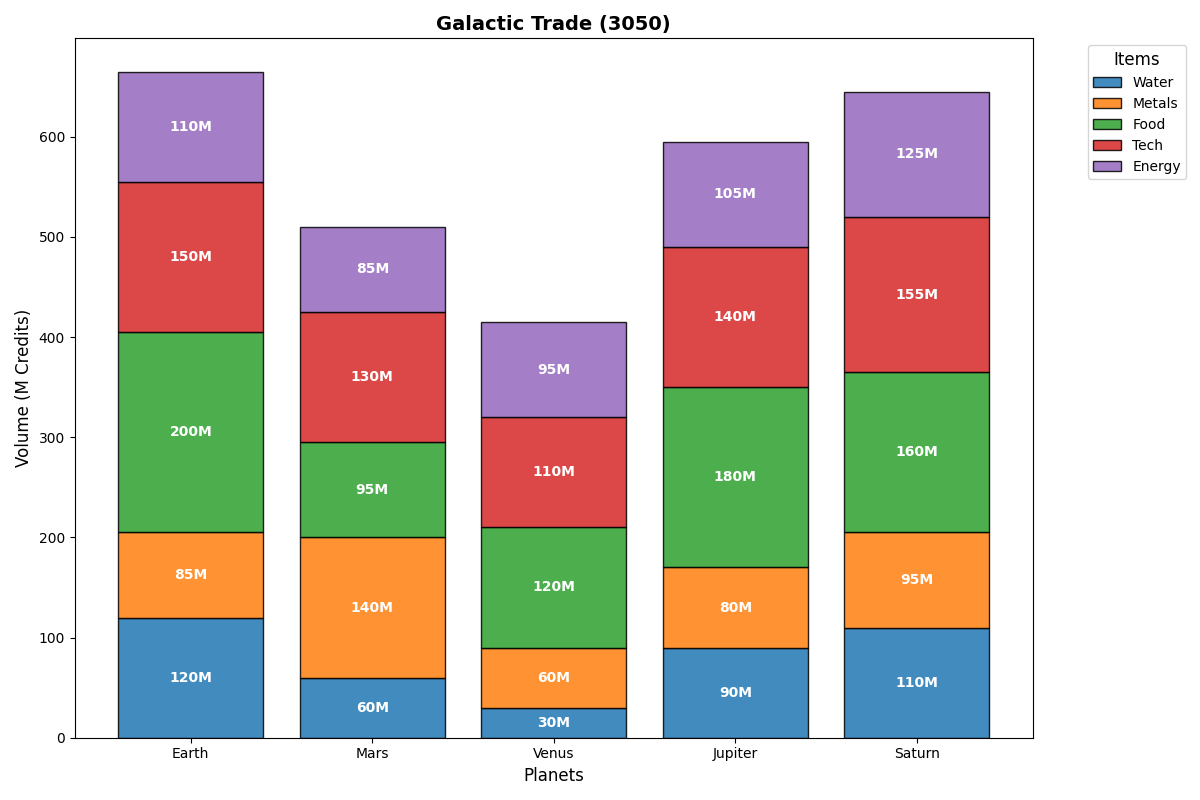

Reproduce this figure in Python.
import matplotlib.pyplot as plt
import numpy as np

# Data for the plot
planets = ['Earth', 'Mars', 'Venus', 'Jupiter', 'Saturn']
commodities = ['Water', 'Metals', 'Food', 'Tech', 'Energy']

# Trade volumes in million galactic credits
trade_volumes = {
    'Water': [120, 60, 30, 90, 110],
    'Metals': [85, 140, 60, 80, 95],
    'Food': [200, 95, 120, 180, 160],
    'Tech': [150, 130, 110, 140, 155],
    'Energy': [110, 85, 95, 105, 125],
}

# Colors for each commodity
colors = ['#1f77b4', '#ff7f0e', '#2ca02c', '#d62728', '#9467bd']

fig, ax = plt.subplots(figsize=(12, 8))
bar_positions = np.arange(len(planets))
cumulative_bottom = np.zeros(len(planets))

# Plot each commodity's trade volume
for commodity, color in zip(commodities, colors):
    ax.bar(bar_positions, trade_volumes[commodity], bottom=cumulative_bottom, color=color, edgecolor='black', label=commodity, alpha=0.85)
    cumulative_bottom += np.array(trade_volumes[commodity])

# Annotate each segment
for i, planet in enumerate(planets):
    cumulative_value = 0
    for commodity in commodities:
        val = trade_volumes[commodity][i]
        if val > 15: 
            ax.text(i, cumulative_value + val/2, f'{val}M', ha='center', va='center', color='white', weight='bold', fontsize=10)
        cumulative_value += val

ax.set_xticks(bar_positions)
ax.set_xticklabels(planets)
ax.set_xlabel("Planets", fontsize=12)
ax.set_ylabel("Volume (M Credits)", fontsize=12)
ax.set_title("Galactic Trade (3050)", fontsize=14, fontweight='bold')
ax.legend(title="Items", bbox_to_anchor=(1.05, 1), loc='upper left', fontsize=10, title_fontsize='12')

plt.tight_layout()
plt.show()
